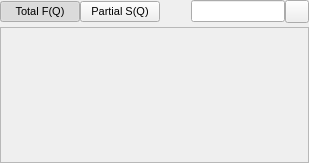
<?xml version="1.0" encoding="UTF-8"?>
<ui version="4.0">
 <class>SQModuleWidget</class>
 <widget class="QWidget" name="SQModuleWidget">
  <property name="geometry">
   <rect>
    <x>0</x>
    <y>0</y>
    <width>309</width>
    <height>163</height>
   </rect>
  </property>
  <property name="sizePolicy">
   <sizepolicy hsizetype="Expanding" vsizetype="Expanding">
    <horstretch>0</horstretch>
    <verstretch>0</verstretch>
   </sizepolicy>
  </property>
  <property name="font">
   <font>
    <pointsize>8</pointsize>
   </font>
  </property>
  <property name="windowTitle">
   <string>SQ Controls</string>
  </property>
  <layout class="QVBoxLayout" name="verticalLayout">
   <property name="spacing">
    <number>4</number>
   </property>
   <property name="leftMargin">
    <number>0</number>
   </property>
   <property name="topMargin">
    <number>0</number>
   </property>
   <property name="rightMargin">
    <number>0</number>
   </property>
   <property name="bottomMargin">
    <number>0</number>
   </property>
   <item>
    <layout class="QHBoxLayout" name="horizontalLayout_2">
     <property name="spacing">
      <number>0</number>
     </property>
     <item>
      <widget class="QPushButton" name="TotalButton">
       <property name="toolTip">
        <string>Show the total F(Q) formed from the partial S(Q)</string>
       </property>
       <property name="text">
        <string>Total F(Q)</string>
       </property>
       <property name="checkable">
        <bool>true</bool>
       </property>
       <property name="checked">
        <bool>true</bool>
       </property>
       <property name="autoExclusive">
        <bool>true</bool>
       </property>
      </widget>
     </item>
     <item>
      <widget class="QPushButton" name="PartialsButton">
       <property name="toolTip">
        <string>Show the partial S(Q) from Fourier transform of the target partial g(r)</string>
       </property>
       <property name="text">
        <string>Partial S(Q)</string>
       </property>
       <property name="checkable">
        <bool>true</bool>
       </property>
       <property name="checked">
        <bool>false</bool>
       </property>
       <property name="autoExclusive">
        <bool>true</bool>
       </property>
      </widget>
     </item>
     <item>
      <spacer name="horizontalSpacer">
       <property name="orientation">
        <enum>Qt::Horizontal</enum>
       </property>
       <property name="sizeHint" stdset="0">
        <size>
         <width>40</width>
         <height>20</height>
        </size>
       </property>
      </spacer>
     </item>
     <item>
      <widget class="QLabel" name="FilterIcon">
       <property name="sizePolicy">
        <sizepolicy hsizetype="Minimum" vsizetype="Minimum">
         <horstretch>0</horstretch>
         <verstretch>0</verstretch>
        </sizepolicy>
       </property>
       <property name="maximumSize">
        <size>
         <width>16</width>
         <height>16</height>
        </size>
       </property>
       <property name="text">
        <string/>
       </property>
       <property name="pixmap">
        <pixmap resource="../../../gui/main.qrc">:/general/icons/filter.svg</pixmap>
       </property>
       <property name="scaledContents">
        <bool>true</bool>
       </property>
      </widget>
     </item>
     <item>
      <widget class="QLineEdit" name="FilterEdit">
       <property name="toolTip">
        <string>Filter displayed partials by text / atomtype</string>
       </property>
      </widget>
     </item>
     <item>
      <widget class="QToolButton" name="ClearFilterButton">
       <property name="toolTip">
        <string>Clear partial filter</string>
       </property>
       <property name="text">
        <string/>
       </property>
       <property name="icon">
        <iconset resource="../../../gui/main.qrc">
         <normaloff>:/general/icons/cross.svg</normaloff>:/general/icons/cross.svg</iconset>
       </property>
      </widget>
     </item>
    </layout>
   </item>
   <item>
    <widget class="QFrame" name="SQPlotFrame">
     <property name="sizePolicy">
      <sizepolicy hsizetype="Expanding" vsizetype="Expanding">
       <horstretch>0</horstretch>
       <verstretch>0</verstretch>
      </sizepolicy>
     </property>
     <property name="acceptDrops">
      <bool>true</bool>
     </property>
     <property name="frameShape">
      <enum>QFrame::StyledPanel</enum>
     </property>
     <property name="frameShadow">
      <enum>QFrame::Sunken</enum>
     </property>
     <layout class="QHBoxLayout" name="horizontalLayout_7">
      <property name="spacing">
       <number>0</number>
      </property>
      <property name="leftMargin">
       <number>0</number>
      </property>
      <property name="topMargin">
       <number>0</number>
      </property>
      <property name="rightMargin">
       <number>0</number>
      </property>
      <property name="bottomMargin">
       <number>0</number>
      </property>
      <item>
       <widget class="DataWidget" name="SQPlotWidget" native="true"/>
      </item>
     </layout>
    </widget>
   </item>
  </layout>
 </widget>
 <customwidgets>
  <customwidget>
   <class>DataWidget</class>
   <extends>QWidget</extends>
   <header>gui/dataWidget.h</header>
   <container>1</container>
  </customwidget>
 </customwidgets>
 <resources>
  <include location="../../../gui/main.qrc"/>
 </resources>
 <connections/>
</ui>
